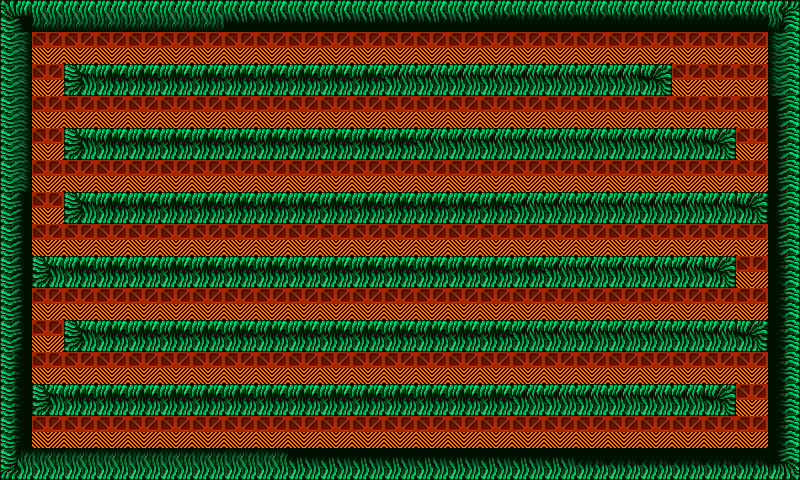

The image is a tile-based game level rendered from a .tmx file. Its description and source (layers, tilesets, objects; grid data summarised) follow:
An orthogonal 25x15 tile map with 32x32 px tiles, 1 tile layer (Tiles), 2 tilesets and 43 objects.

<map version="1.0" orientation="orthogonal" width="25" height="15" tilewidth="32" tileheight="32">
 <tileset firstgid="1" name="Tiles" tilewidth="32" tileheight="32">
  <image source="../tiles/Tiles.png" width="128" height="128" />
 </tileset>
 <tileset firstgid="17" name="Tiles2" tilewidth="32" tileheight="32">
  <image source="../tiles/Tiles2.PNG" width="768" height="416" />
  <terraintypes>
   <terrain name="" tile="-1" />
  </terraintypes>
 </tileset>
 <layer name="Tiles" width="25" height="15">
  <data>[375 cells, 375 non-empty, 21 distinct tile ids]</data>
 </layer>
 <objectgroup name="Objects" width="25" height="15">
  <object gid="3" x="704" y="64">
   <properties>
    <property name="name" value="ship" />
    <property name="x" value="1" />
    <property name="y" value="0" />
   </properties>
  </object>
  <object gid="2" x="672" y="64">
   <properties>
    <property name="name" value="ship" />
    <property name="x" value="0" />
    <property name="y" value="0" />
   </properties>
  </object>
  <object gid="6" x="672" y="96">
   <properties>
    <property name="name" value="ship" />
    <property name="x" value="0" />
    <property name="y" value="1" />
   </properties>
  </object>
  <object gid="10" x="672" y="128">
   <properties>
    <property name="name" value="ship" />
    <property name="x" value="0" />
    <property name="y" value="2" />
   </properties>
  </object>
  <object gid="11" x="704" y="128">
   <properties>
    <property name="name" value="ship" />
    <property name="x" value="1" />
    <property name="y" value="2" />
   </properties>
  </object>
  <object gid="12" x="736" y="128">
   <properties>
    <property name="name" value="ship" />
    <property name="x" value="2" />
    <property name="y" value="2" />
   </properties>
  </object>
  <object gid="8" x="736" y="96">
   <properties>
    <property name="name" value="ship" />
    <property name="x" value="2" />
    <property name="y" value="1" />
   </properties>
  </object>
  <object gid="4" x="736" y="64">
   <properties>
    <property name="name" value="ship" />
    <property name="x" value="2" />
    <property name="y" value="0" />
   </properties>
  </object>
  <object gid="7" x="704" y="96">
   <properties>
    <property name="name" value="ship" />
    <property name="x" value="1" />
    <property name="y" value="1" />
   </properties>
  </object>
  <object gid="9" x="160" y="448">
   <properties>
    <property name="name" value="food" />
   </properties>
  </object>
  <object gid="9" x="320" y="448">
   <properties>
    <property name="name" value="food" />
   </properties>
  </object>
  <object gid="9" x="480" y="448">
   <properties>
    <property name="name" value="food" />
   </properties>
  </object>
  <object gid="9" x="640" y="448">
   <properties>
    <property name="name" value="food" />
   </properties>
  </object>
  <object gid="9" x="736" y="384">
   <properties>
    <property name="name" value="food" />
   </properties>
  </object>
  <object gid="9" x="576" y="384">
   <properties>
    <property name="name" value="food" />
   </properties>
  </object>
  <object gid="9" x="416" y="384">
   <properties>
    <property name="name" value="food" />
   </properties>
  </object>
  <object gid="9" x="256" y="384">
   <properties>
    <property name="name" value="food" />
   </properties>
  </object>
  <object gid="9" x="96" y="384">
   <properties>
    <property name="name" value="food" />
   </properties>
  </object>
  <object gid="9" x="64" y="320">
   <properties>
    <property name="name" value="food" />
   </properties>
  </object>
  <object gid="9" x="224" y="320">
   <properties>
    <property name="name" value="food" />
   </properties>
  </object>
  <object gid="9" x="384" y="320">
   <properties>
    <property name="name" value="food" />
   </properties>
  </object>
  <object gid="9" x="544" y="320">
   <properties>
    <property name="name" value="food" />
   </properties>
  </object>
  <object gid="9" x="704" y="320">
   <properties>
    <property name="name" value="food" />
   </properties>
  </object>
  <object gid="9" x="672" y="256">
   <properties>
    <property name="name" value="food" />
   </properties>
  </object>
  <object gid="9" x="512" y="256">
   <properties>
    <property name="name" value="food" />
   </properties>
  </object>
  <object gid="9" x="352" y="256">
   <properties>
    <property name="name" value="food" />
   </properties>
  </object>
  <object gid="9" x="192" y="256">
   <properties>
    <property name="name" value="food" />
   </properties>
  </object>
  <object gid="9" x="32" y="256">
   <properties>
    <property name="name" value="food" />
   </properties>
  </object>
  <object gid="9" x="32" y="96">
   <properties>
    <property name="name" value="food" />
   </properties>
  </object>
  <object gid="9" x="160" y="64">
   <properties>
    <property name="name" value="food" />
   </properties>
  </object>
  <object gid="9" x="320" y="64">
   <properties>
    <property name="name" value="food" />
   </properties>
  </object>
  <object gid="9" x="480" y="64">
   <properties>
    <property name="name" value="food" />
   </properties>
  </object>
  <object gid="9" x="640" y="64">
   <properties>
    <property name="name" value="food" />
   </properties>
  </object>
  <object x="0" y="448" width="800" height="32">
   <properties>
    <property name="name" value="wall" />
   </properties>
  </object>
  <object x="32" y="384" width="704" height="32">
   <properties>
    <property name="name" value="wall" />
   </properties>
  </object>
  <object x="64" y="320" width="704" height="32">
   <properties>
    <property name="name" value="wall" />
   </properties>
  </object>
  <object x="32" y="256" width="704" height="32">
   <properties>
    <property name="name" value="wall" />
   </properties>
  </object>
  <object x="64" y="192" width="704" height="32">
   <properties>
    <property name="name" value="wall" />
   </properties>
  </object>
  <object x="64" y="128" width="672" height="32">
   <properties>
    <property name="name" value="wall" />
   </properties>
  </object>
  <object x="64" y="64" width="608" height="32">
   <properties>
    <property name="name" value="wall" />
   </properties>
  </object>
  <object x="0" y="0" width="800" height="32">
   <properties>
    <property name="name" value="wall" />
   </properties>
  </object>
  <object x="0" y="32" width="32" height="416">
   <properties>
    <property name="name" value="wall" />
   </properties>
  </object>
  <object x="768" y="32" width="32" height="416">
   <properties>
    <property name="name" value="wall" />
   </properties>
  </object>
 </objectgroup>
</map>
